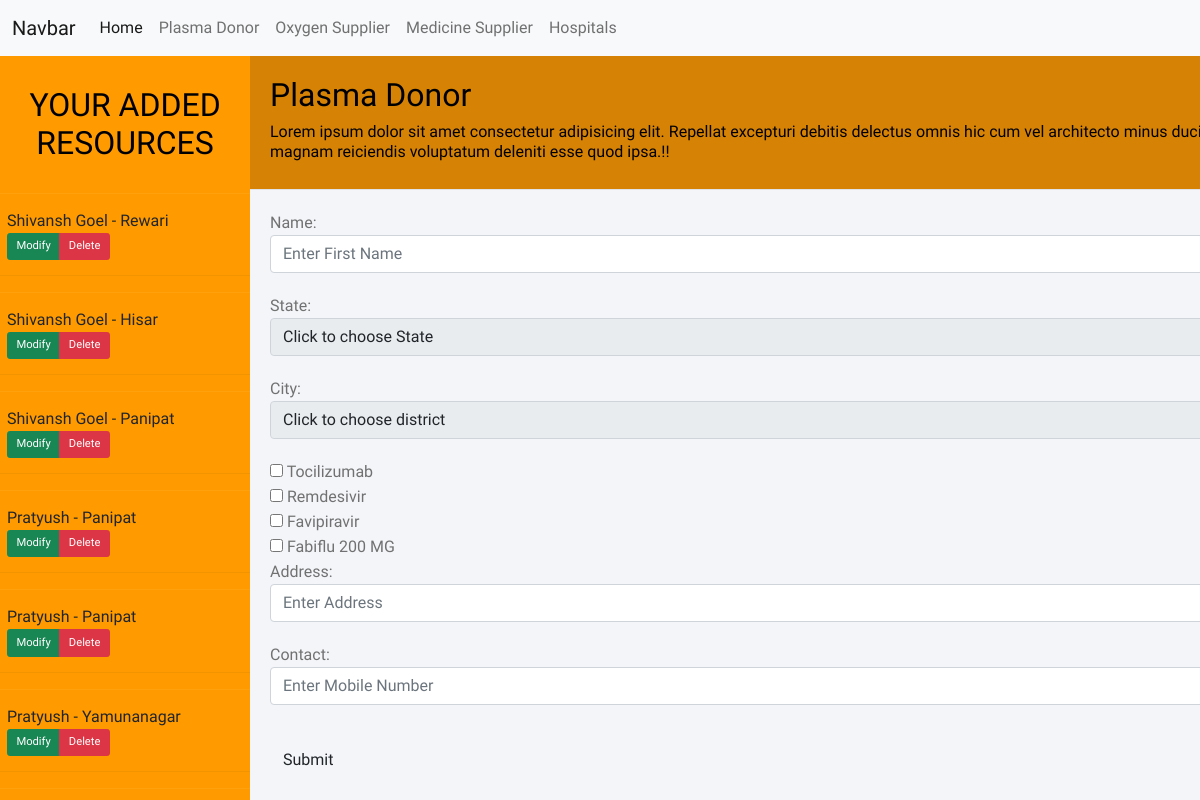
Screenshot of /user/pharma (signed in) with the database file from the repository.
### CoviHelp/models.py (models this page shows, shortened)
class Pharma(models.Model):
    user = models.ForeignKey(User, on_delete=models.CASCADE)
    name = models.CharField(max_length=20)
    contact = models.CharField(max_length=10, default="")
    state = models.CharField(max_length=10, default="")
    city = models.CharField(max_length=20, default="")
    address = models.TextField(blank=True, default="")
    available_drugs = models.TextField(blank=True)
    verified = models.BooleanField(default=False)

### CoviHelp/login.py (the view)
# urls.py: path('pharma', views.pharma, name='pharma'),
@login_required
def pharma(request):
    global available_drugs, states
    pharma = Pharma.objects.filter(user=request.user)
    if request.method == 'POST':
        try:
            p = Pharma()
            p.user = request.user
            p.name = request.POST['name']
            p.state = request.POST['state']
            p.city = request.POST['city']
            p.contact = request.POST['contact']
            p.address = request.POST['address']
            p.available_drugs = request.POST.getlist('checks[]')
            p.save()
            messages.success(request, 'Thankyou for sharing the information.')
        except:
            messages.error(request, 'Error!!')
        return render(request, "user/pharma.html", {
            'states': states,
            "drugs":available_drugs,
            "pharma":pharma
        })
    else:
        return render(request, "user/pharma.html", {
            'states': states,
            "drugs":available_drugs,
            "pharma":pharma
        })

### templates/user/pharma.html (shortened to what this page needs)
{% extends 'userlayout.html' %}
{% block body %}
<div class="wrapper">
  <div class="sidebar">
    <h2 id="headingSidebar">Your Added Resources</h2>
    {% for p in pharma %}
    <ul>
      <li class="sidecard">
        {{ p.name }} - {{ p.city }}
        <br>
        <div class="btn-group custombtngrp">
          <button class="btn btn-success btn-action btn-Modify"
            data-url="/user/pharma/modify/?id={{ p.id }}">Modify</button>
          <button class="btn btn-danger btn-action btn-Delete"
            data-url="/user/pharma/delete/?id={{ p.id }}">Delete</button>
        </div>
      </li>
    </ul>
    {% endfor %}
  </div>
  <div class="main_content">
    <div class="header">
      <div class="contact-info">
        <h2>Plasma Donor</h2>
        <h6>Lorem ipsum dolor sit amet consectetur adipisicing elit. Repellat excepturi debitis delectus omnis hic cum
          vel architecto minus ducimus soluta a pariatur dolores, magnam reiciendis voluptatum deleniti esse quod
          ipsa.!!</h6>
      </div>
    </div>
    <div class="info">
      <form class="contact-form" method="POST" action="/user/pharma">
        <div class="form-group">
          <label class="control-label col-sm-2" for="name">Name:</label>
          <div class="col-sm-10">
            <input type="text" class="form-control" id="fname" placeholder="Enter First Name" name="name" />
          </div>
        </div>
        <div class="form-group">
          <label class="control-label col-sm-2" for="state">State:</label>
          <div class="col-sm-10">
            <select class="form-control dropdown" name="state" id="state">
              <option value="None" selected>Click to choose State</option>
            </select>
          </div>
        </div>
        <div class="form-group">
          <label class="control-label col-sm-2" for="city">City:</label>
          <div class="col-sm-10">
            <select class="form-control dropdown" name="city" id="city">
              <option value="None" selected>Click to choose district</option>
            </select>
          </div>
        </div>
        {% for drug in drugs %}
        <li>
          <input type="checkbox" name="checks[]" value="{{ drug }}" />
          {{ drug }}
        </li>
        {% endfor %}
        <div class="form-group">
          <label class="control-label col-sm-2" for="address">Address:</label>
          <div class="col-sm-10">
            <input type="text" class="form-control" placeholder="Enter Address " name="address" />
          </div>
        </div>
        <div class="form-group">
          <label class="control-label col-sm-2" for="contact">Contact:</label>
          <div class="col-sm-10">
            <input type="contact" class="form-control" placeholder="Enter Mobile Number" name="contact" />
          </div>
        </div>
        <div class="form-group">
          <div class="col-sm-offset-2 col-sm-10 py-3">
            <button type="submit" class="btn btn-default">Submit</button>
          </div>
        </div>
      </form>
    </div>
  </div>
</div>
{% endblock body %}

### templates/userlayout.html (style rules this page uses)
* { margin: 0; padding: 0; box-sizing: border-box; list-style: none; text-decoration: none; font-family: 'Josefin Sans', sans-serif }
body { background-color: #f3f5f9 }
@media (min-width: 600px) { .wrapper { display: flex; position: relative } }
@media (min-width: 600px) { .wrapper .sidebar { width: 250px; height: 100%; background: #FF9B00; padding: 30px 0px; position: fixed; overflow: auto; } }
@media (min-width: 600px) { .wrapper .sidebar h2 { color: #000; text-transform: uppercase; text-align: center; margin-bottom: 30px } }
@media (min-width: 600px) { .wrapper .sidebar ul li { padding: 15px; border-bottom: 1px solid #000; border-bottom: 1px solid rgba(0, 0, 0, 0.05); border-top: 1px solid rgba(255, 255, 255, 0.05) } }
@media (min-width: 600px) { .wrapper .main_content { width: 100%; margin-left: 250px; position: fixed; } }
@media (min-width: 600px) { .wrapper .main_content .header { padding: 20px; background: #d68305; color: #000; border-bottom: 1px solid #e0e4e8 } }
@media (min-width: 600px) { .wrapper .main_content .info { margin: 20px; color: #717171; line-height: 25px } }
@media (min-width: 600px) { .wrapper .main_content .info div { margin-bottom: 20px } }
@media (min-width: 600px) { .custombtngrp { zoom: 0.7; } }
@media (min-width: 600px) { .sidecard { margin-left: -5vh; } }

### rows the page displays
Pharma: name "Shivansh Goel", city "Rewari"
Pharma: name "Shivansh Goel", city "Hisar"
Pharma: name "Shivansh Goel", city "Panipat"
Pharma: name "Pratyush", city "Panipat"
Pharma: name "Pratyush", city "Panipat"
Pharma: name "Pratyush", city "Yamunanagar"

### other values shown
{{ drug }} "Tocilizumab" "Remdesivir" "Favipiravir" "Fabiflu 200 MG"
